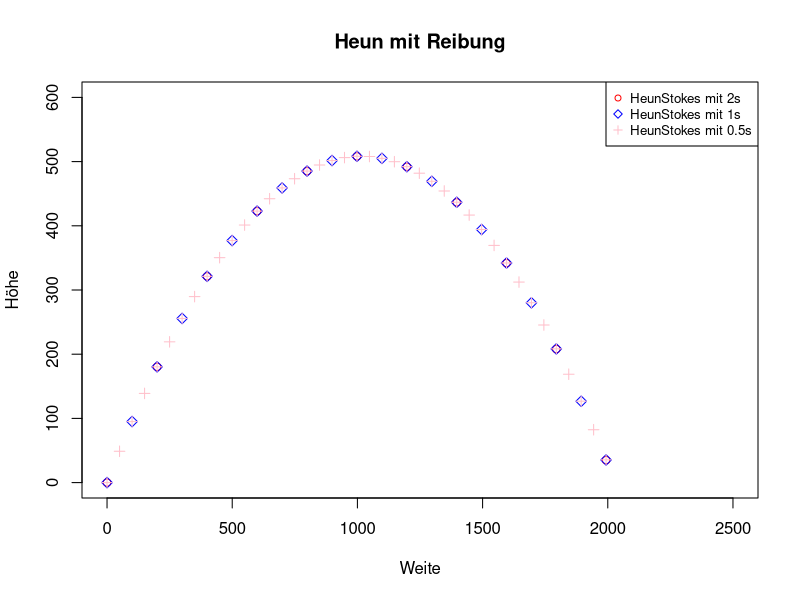

Generate this figure with R:
heunstokes1 <- read.table("../TextOutputs/heunstokes1.txt",
                   header = TRUE,
                   sep = ",",
                   dec = ".")
heunstokes05 <- read.table("../TextOutputs/heunstokes05.txt",
                    header = TRUE,
                    sep = ",",
                    dec = ".")
heunstokes2 <- read.table("../TextOutputs/heunstokes2.txt",
                     header = TRUE,
                     sep = ",",
                     dec = ".")

plot(x = 1,                 
     xlab = "Weite", 
     ylab = "Höhe",
     xlim = c(0, 2500), 
     ylim = c(0, 600),
     main = "Heun mit Reibung",
     type = "n")
legend("topright", 
       legend=c("HeunStokes mit 2s", "HeunStokes mit 1s", "HeunStokes mit 0.5s"), 
       col=c("red", "blue", "pink"), pch=c(1,5,3), cex=0.8)
points(heunstokes2$Ort_x, heunstokes2$Ort_y, col="red")
points(heunstokes1$Ort_x, heunstokes1$Ort_y, pch=5, col="blue")
points(heunstokes05$Ort_x, heunstokes05$Ort_y, pch=3 , col="pink")
